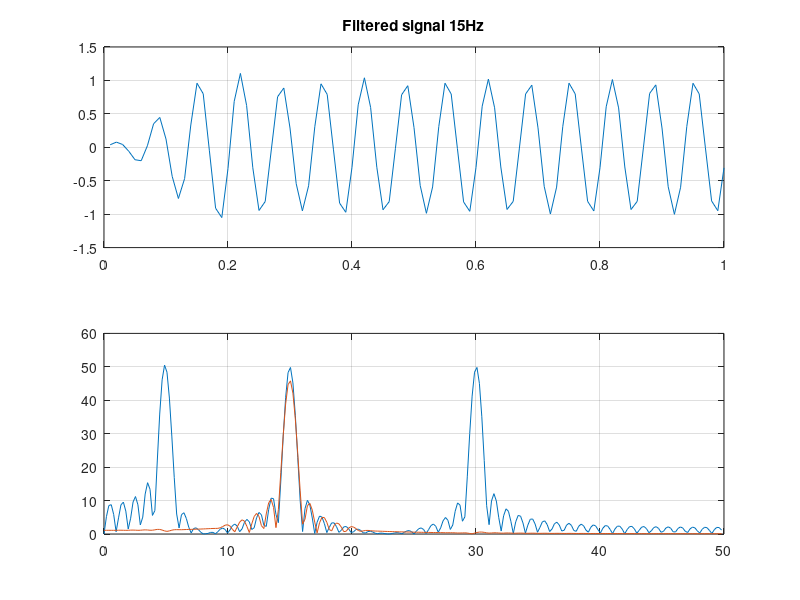

Reproduce this figure in MATLAB.
clc;clear all;close all;
fs = 100;t = (1:100)/fs;
s = sin(2*pi*5*t) + sin(2*pi*15*t) + sin(2*pi*30*t);
plot(t,s);grid;
title('Time domain waveform (5,15,30 Hz)');

%design filter to keep 15 Hz and remove others
wp1 = 10/50; wp2 = 20/50; ws1 = 5/50; ws2 = 25/50;
wp = [wp1,wp2]; ws = [ws1,ws2]; rp = 0.1; rs = 40;

[n,wn] = ellipord(wp,ws,rp,rs);
[b,a] = ellip(n,rp,rs,wn);
freqz(b,a);

[H,w] = freqz(b,a);
plot(w*fs/(2*pi),abs(H));grid;

sf = filter(b,a,s);
subplot(211);plot(t,sf);grid;
title('Filtered signal 15Hz');

S = fft(s,512); SF = fft(sf,512);
f = (0:255)/256 * (fs/2);
subplot(212);plot(f, abs([S(1:256)', SF(1:256)' ]));
grid;